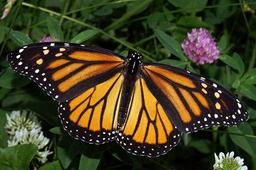
#> input picture Disparity estimation meanshift segmentation and view synthesis/Data/Butterfly.jpg, 256 x 170 px, shrunk from 500 x 333 before the run, found by its file name
$ python 'Mean Shift.py'
#> lines starting #> are read from the running program, lines starting #| are printed output that depends on the picture
import cv2
import numpy as np
import random
import logging


#INITIALIZE VARIABLES AND LOAD DATA
img =np.array( cv2.imread('./PA2Data/Butterfly.jpg'))
#> img is the input picture: shape (170, 256, 3); mean B, G, R 33.6, 63.2, 66.7
rc=img.shape
#> rc = (170, 256, 3)
newimg=np.zeros(rc)
f=np.zeros((rc[0]*rc[1],5))
fnew=np.zeros((rc[0]*rc[1],5))
row=0;col=0;

#SET THE PARAMETERS h AND iter i.e. shift_threshold
h=150
shift_threshold=10.0

def enableLogging(check,logger,hdlr):
    if(check):

        formatter = logging.Formatter('%(asctime)s %(levelname)s %(message)s')
        hdlr.setFormatter(formatter)
        logger.addHandler(hdlr)
        logger.setLevel(logging.DEBUG)

#SET TO  ENABLE LOGGING
logger = logging.getLogger('Mean Shift')
hdlr = logging.FileHandler('./Mean Shift.log')

enableLogging(True,logger,hdlr);


#DEFINE DISTANCE
def eucledianDistance(a,b):
    return np.sqrt(np.sum((a - b) ** 2))

#FORMING THE MATRIX F 166500 X 5 WITH RGBXY VALUES
for x in range(0,rc[0]):
    for y in range(0,rc[1]):
        for z in range(0,rc[2]):
            f[row][col]=img[x][y][z]
            col=col+1
        f[row][col]=x;
        col=col+1;
        f[row][col]=y;
        col=0;row=row+1;
#> after the loop, row = 43520

initialmean=np.array(f[random.randint(0,f.shape[0]-1)]).reshape(1,5)
#> initialmean = [[29, 29, 35, 98, 159]]
fnew=f

while(fnew.size>0 ):
    cluster=np.empty((0,5))
    delindex=[]
    nrow=fnew.shape[0]
    for i in range(0,nrow):  #iterate over rows to find value close to mean
        dist=eucledianDistance(fnew[i],initialmean)
        if(dist<=h): #FORM THE CLUSTER OF POINTS WITH DISTANCE <H
            cluster = np.append(cluster, fnew[i].reshape(1,5), axis=0)
            delindex.append(i)#FORM LIST OF INDICES CAPTURED IN CLUSTER
    #logger.info("1 iteration Cluster shape = %i %i",cluster.shape[0],cluster.shape[1])
    if(cluster.size > 0):
        newmean=np.mean(cluster,axis=0).reshape(1,5)
        #logger.info("cluster shape = %i %i",cluster.shape[0],cluster.shape[1])
        dist2=eucledianDistance(newmean,initialmean)
        if(dist2<shift_threshold):
            fnew=np.delete(fnew,delindex, axis=0)#delete picked rows
            if(fnew.size>0):#initialize a random mean
                initialmean=np.array(fnew[random.randint(0,fnew.shape[0]-1)]).reshape(1,5)
            for j in range(0,cluster.shape[0]):#fill in the mean value to make new image
                row=int(cluster[j][3]);
                col=int(cluster[j][4]);
                newimg[row][col][0]=int(newmean[0][0]);#red
                newimg[row][col][1]=int(newmean[0][1]);#green
                newimg[row][col][2]=int(newmean[0][2]);#blue
        else:
            #IF MEAN NOT NEAR shift_threshold distance INITIAL MEAN, shift to new mean
            initialmean=newmean
    else:
        #IF NO ITEAM H DISTANCE NEAR INITIAL MEAN
        initialmean=np.array(f[random.randint(0,f.shape[0])]).reshape(1,5)
#> this loop made 22 passes
#> (newmean, dist2, initialmean) on passes 3, 6, 10, 13, 15, 17, 19, 20, 21: ([[21.69, 43.06, 37.59, 80.61, 130.1]], 3.25, [[22, 157, 239, 133, 138]]), ([[64.72, 148.3, 204.1, 99.47, 119.9]], 8.89, [[97, 146, 130, 8, 40]]), ([[91.23, 123.4, 108.6, 110.5, 15.58]], 4.59, [[133, 97, 144, 55, 214]]), ([[140.4, 133.6, 155.6, 91.57, 217.1]], 6.07, [[220, 227, 224, 133, 104]]), ([[225.1, 231.4, 231.6, 114.4, 133.6]], 0, [[21, 51, 22, 11, 0]]), ([[12.76, 46.07, 26.81, 4.55, 2.28]], 0, [[23, 67, 36, 167, 255]]), ([[16.95, 58.05, 39.34, 166.2, 244.8]], 0, [[3, 52, 24, 166, 11]]), ([[3, 52.31, 24.25, 164.9, 7.81]], 3.38, [[31, 96, 97, 7, 244]]), ([[33.71, 92.14, 89.57, 6.86, 245.6]], 8.94, [[155, 182, 196, 10, 6]])
#> (dist2, initialmean) on passes 1, 2, 4, 5, 7, 8: (26.19, [[21.2, 40.9, 36.55, 82.69, 143.3]]), (10.37, [[21.51, 42.5, 37.32, 80.73, 133.3]]), (50.02, [[49.48, 150.5, 218, 99.63, 125.8]]), (12.68, [[58.59, 149.5, 209.8, 99.32, 122.6]]), (70.18, [[103.6, 128.6, 122.1, 71.04, 16.69]]), (32.68, [[101, 130.4, 117.5, 103.2, 16.83]])
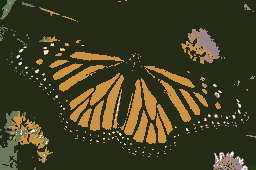
#> newimg: shape (170, 256, 3) float64; mean of channels 0, 1, 2 32.9, 63.1, 66.2; drawn as B, G, R
#> after the loop, fnew = empty array

cv2.namedWindow('Segmented Image', cv2.WINDOW_NORMAL)#create a window for display
cv2.imshow('Segmented Image',newimg/newimg.max())#show our image inside it.

#close the file handler for logging
hdlr.close

$ run again, with Disparity estimation meanshift segmentation and view synthesis/Data/disp1.png saved as Disparity estimation meanshift segmentation and view synthesis/Data/Butterfly.jpg
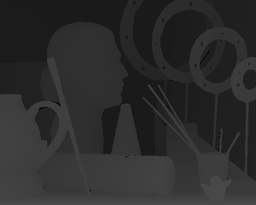
#> input picture Disparity estimation meanshift segmentation and view synthesis/Data/disp1.png, 256 x 205 px, shrunk from 463 x 370 before the run, found by its file name
#> img is the input picture: shape (205, 256, 3); min 0, max 78, mean 44.3
#> after the loop `for x in range(0,rc[0]):`: row = 52480
#> `initialmean=np.array(f[random.randint(0,f.shape[0]-1)]).reshape(1,5)`: initialmean = [[54, 54, 54, 98, 159]]
#> the loop `while(fnew.size>0 ):` made 9 passes
#> (newmean, dist2, initialmean) on passes 2, 4, 6, 8: ([[44.13, 44.13, 44.13, 101.8, 131.4]], 8.78, [[65, 65, 65, 195, 20]]), ([[66, 66, 66, 184.9, 11.09]], 1.07, [[63, 63, 63, 196, 253]]), ([[70.07, 70.07, 70.07, 201.1, 249.4]], 0, [[27, 27, 27, 13, 0]]), ([[26.78, 26.78, 26.78, 17.03, 10.61]], 0, [[31, 31, 31, 0, 250]])
#> after the loop `while(fnew.size>0 ):`:
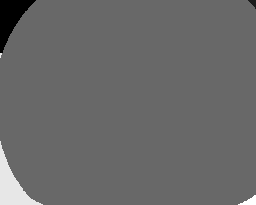
#> newimg: shape (205, 256, 3) float64; min 26, max 70, mean 44.1; drawn with min black and max white
#> after the loop `while(fnew.size>0 ):`: fnew = empty array
#> `cv2.imshow('Segmented Image',newimg/newimg.max())#show our image insid..`:
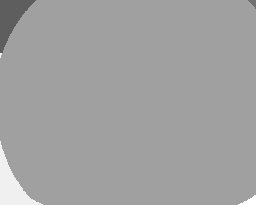
#> window 'Segmented Image': shape (205, 256, 3) float64; min 0.371, max 1, mean 0.631

$ run again, with Disparity estimation meanshift segmentation and view synthesis/Data/disp5.png saved as Disparity estimation meanshift segmentation and view synthesis/Data/Butterfly.jpg
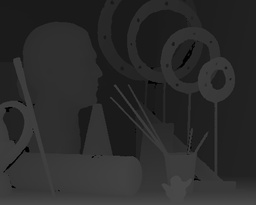
#> input picture Disparity estimation meanshift segmentation and view synthesis/Data/disp5.png, 256 x 205 px, shrunk from 463 x 370 before the run, found by its file name
#> img is the input picture: shape (205, 256, 3); min 0, max 75, mean 42.9
#> after the loop `for x in range(0,rc[0]):`: row = 52480
#> `initialmean=np.array(f[random.randint(0,f.shape[0]-1)]).reshape(1,5)`: initialmean = [[28, 28, 28, 98, 159]]
#> the loop `while(fnew.size>0 ):` made 7 passes
#> (newmean, dist2, initialmean) on passes 2, 4, 5, 6: ([[42.77, 42.77, 42.77, 101.4, 131.3]], 9.41, [[65, 65, 65, 198, 13]]), ([[59.4, 59.4, 59.4, 183, 11.7]], 2.3, [[27, 27, 27, 15, 13]]), ([[26.65, 26.65, 26.65, 15.9, 9.92]], 3.27, [[33, 33, 33, 3, 254]]), ([[33, 33, 33, 1.46, 254]], 1.54, [[68, 68, 68, 199, 249]])
#> after the loop `while(fnew.size>0 ):`:
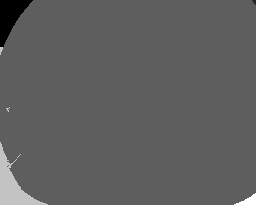
#> newimg: shape (205, 256, 3) float64; min 26, max 69, mean 42.2; drawn with min black and max white
#> after the loop `while(fnew.size>0 ):`: fnew = empty array
#> `cv2.imshow('Segmented Image',newimg/newimg.max())#show our image insid..`:
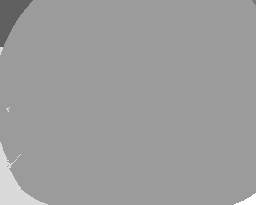
#> window 'Segmented Image': shape (205, 256, 3) float64; min 0.377, max 1, mean 0.611

$ run again, with Disparity estimation meanshift segmentation and view synthesis/Data/view1.png saved as Disparity estimation meanshift segmentation and view synthesis/Data/Butterfly.jpg
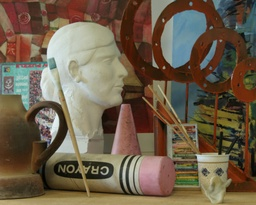
#> input picture Disparity estimation meanshift segmentation and view synthesis/Data/view1.png, 256 x 205 px, shrunk from 463 x 370 before the run, found by its file name
#> img is the input picture: shape (205, 256, 3); mean B, G, R 74.9, 94.7, 109.7
#> after the loop `for x in range(0,rc[0]):`: row = 52480
#> `initialmean=np.array(f[random.randint(0,f.shape[0]-1)]).reshape(1,5)`: initialmean = [[62, 110, 128, 98, 159]]
#> the loop `while(fnew.size>0 ):` made 27 passes
#> (newmean, dist2, initialmean) on passes 2, 12, 15, 20, 23, 25: ([[64.38, 85.33, 102.5, 100.3, 150.8]], 9.21, [[11, 34, 66, 188, 239]]), ([[43.45, 62.13, 86, 112.3, 23.06]], 4.93, [[103, 149, 166, 202, 40]]), ([[173.4, 187.7, 182.4, 96.72, 70.62]], 2.39, [[12, 36, 72, 189, 245]]), ([[16.85, 28.27, 37.38, 118.4, 239.8]], 2.91, [[172, 174, 154, 27, 236]]), ([[123, 162.2, 170.3, 189, 223.3]], 5.17, [[151, 142, 108, 2, 218]]), ([[144.8, 137.2, 106.2, 6.17, 226.8]], 0, [[100, 124, 152, 15, 0]])
#> after the loop `while(fnew.size>0 ):`:
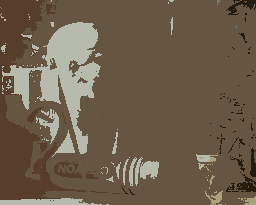
#> newimg: shape (205, 256, 3) float64; mean of channels 0, 1, 2 74.5, 94.4, 109.3; drawn as B, G, R
#> after the loop `while(fnew.size>0 ):`: fnew = empty array
#> `cv2.imshow('Segmented Image',newimg/newimg.max())#show our image insid..`:
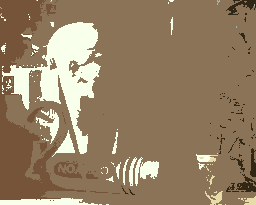
#> window 'Segmented Image': shape (205, 256, 3) float64; mean B, G, R 0.398, 0.505, 0.585
